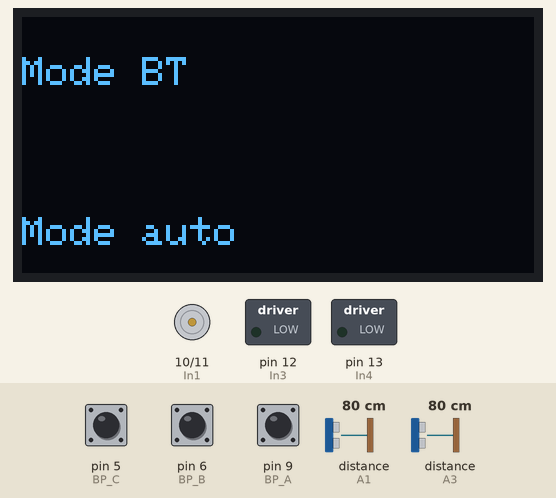
Recording of a sketch running on a simulated Arduino Leonardo, built with avr-gcc and run on an emulated ATmega32U4. Shown: 128×64 one-colour display, motor-driver pin pairs drawn as motors (green arrow = first pin HIGH = forward, orange = second pin HIGH = backward, longer = more drive), switched loads named in the sketch (green lamp = pin HIGH). Inputs (shaded band) come from the test bench; at power-on: pin 5 (BP_C) HIGH, pin 6 (BP_B) HIGH, pin 9 (BP_A) HIGH, distance to the obstacle (sensors on A1, A3) 80 cm. The echo pulse lasts 58.3 µs per cm; pins used as bus, display or sensor lines are not drawn.

Above: at 0.9 s.
1.0 s: pin 5 (BP_C) pulled LOW for 1 s
At 1.4 s:
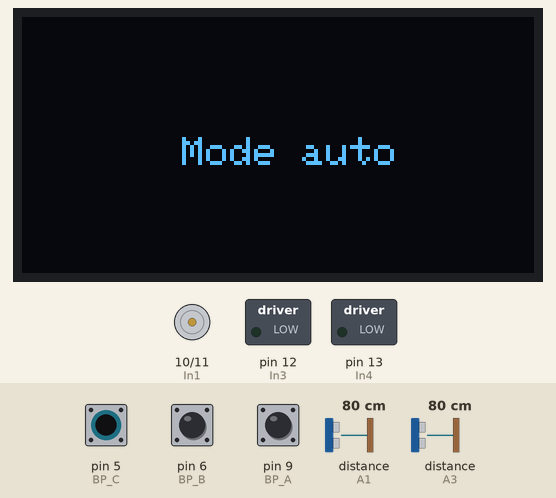
At 3.2 s:
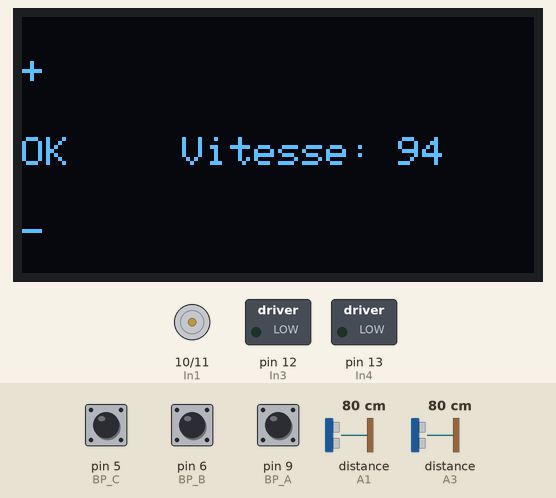
3.5 s: pin 6 (BP_B) pulled LOW for 0.15 s
At 4.3 s:
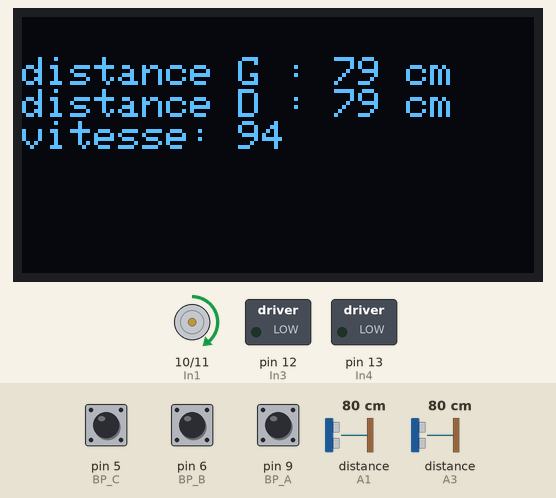
Timing chart, 0 to 6.5 s (numbered marks = the images above; inputs shaded):
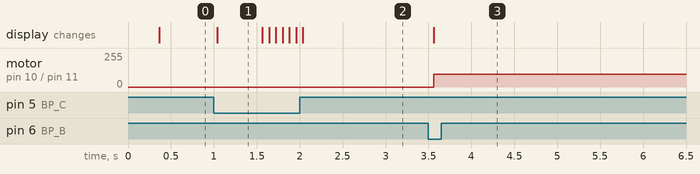

The sketch:

5eme_robot-1.ino
```cpp
/*-------------------------------------------------------------------
fichier: robot_5eme
nom: Nasir Afzal
Matériel: Feather M0 Express + écran OLED Feather + driver moteur + capteur ultrason HC-SR04
date: 09-04-2025
---------------------------------------------------------------------*/

//------------------------------------------------------------------
// Inclusion des bibliothèques nécessaires
#include <Adafruit_SH110X.h>  // Librairie pour l'écran OLED
//------------------------------------------------------------------

//------------------------------------------------------------------
// Définition de l'objet "display" pour contrôler l'écran OLED
Adafruit_SH1107 display = Adafruit_SH1107(64, 128, &Wire);  // Initialisation de l'écran OLED 128x64 pixels
//------------------------------------------------------------------

//------------------------------------------------------------------
// Définition des broches (pins) utilisées pour les capteurs et actionneurs
#define trig_pin_G A0  // Broche de déclenchement du capteur ultrason gauche
#define echo_pin_G A1  // Broche d'écho du capteur ultrason gauche
#define trig_pin_D A2  // Broche de déclenchement du capteur ultrason droit
#define echo_pin_D A3  // Broche d'écho du capteur ultrason droit

// Broches des boutons
#define BP_B 6  // Bouton B
#define BP_C 5  // Bouton C
#define BP_A 9  // Bouton A

// Broches des moteurs
#define In1 10  // Contrôle du moteur gauche (avant)
#define In2 11  // Contrôle du moteur gauche (arrière)
#define In3 12  // Contrôle du moteur droit (avant)
#define In4 13  // Contrôle du moteur droit (arrière)

//------------------------------------------------------------------
// Variables globales
unsigned long impulsion_G, impulsion_D;  // Durée des impulsions des capteurs ultrasons
unsigned int distance_G, distance_D;     // Distances mesurées par les capteurs ultrasons
int vitesse = 100, Mode = 0, Obstacle = 5;  // Vitesse initiale, mode de fonctionnement, seuil d'obstacle
//------------------------------------------------------------------

//------------------------------------------------------------------
// Fonctions de contrôle des moteurs
void avancer() {
  analogWrite(In1, vitesse);  // Active le moteur gauche pour avancer
  digitalWrite(In2, LOW);

  analogWrite(In3, vitesse);  // Active le moteur droit pour avancer
  digitalWrite(In4, LOW);
}

void reculer() {
  analogWrite(In1, 0);        // Désactive le moteur gauche pour reculer
  digitalWrite(In2, HIGH);

  analogWrite(In3, 0);        // Désactive le moteur droit pour reculer
  digitalWrite(In4, HIGH);
}

void gauche() {
  analogWrite(In1, vitesse);  // Fait tourner le moteur gauche vers l'arrière
  digitalWrite(In2, LOW);

  analogWrite(In3, vitesse);  // Fait tourner le moteur droit vers l'avant
  digitalWrite(In4, HIGH);
}

void droite() {
  analogWrite(In1, 0);        // Fait tourner le moteur gauche vers l'avant
  digitalWrite(In2, HIGH);

  analogWrite(In3, vitesse);  // Fait tourner le moteur droit vers l'arrière
  digitalWrite(In4, LOW);
}

void arret() {
  analogWrite(In1, 0);        // Arrête le moteur gauche
  digitalWrite(In2, LOW);

  analogWrite(In3, 0);        // Arrête le moteur droit
  digitalWrite(In4, LOW);
}
//------------------------------------------------------------------

//------------------------------------------------------------------
void setup() {
  Serial.begin(9600);      // Initialise la communication série pour le moniteur série
  Serial1.begin(9600);     // Initialise la communication série pour le module Bluetooth HC-08

  // Configuration des broches des capteurs ultrasons
  pinMode(trig_pin_D, OUTPUT);
  pinMode(echo_pin_D, INPUT);

  pinMode(trig_pin_G, OUTPUT);
  pinMode(echo_pin_G, INPUT);

  // Configuration des broches des boutons
  pinMode(BP_A, INPUT_PULLUP);
  pinMode(BP_B, INPUT_PULLUP);
  pinMode(BP_C, INPUT_PULLUP);

  // Configuration des broches des moteurs
  pinMode(In1, OUTPUT);
  pinMode(In2, OUTPUT);
  pinMode(In3, OUTPUT);
  pinMode(In4, OUTPUT);

  // Initialisation de l'écran OLED
  display.begin(0x3C, true);  // Adresse I2C de l'écran
  display.clearDisplay();
  display.display();
  display.setRotation(1);  // Rotation de l'écran
  display.setTextSize(1);  // Taille du texte
  display.setTextColor(SH110X_WHITE);  // Couleur du texte

  // Menu principal pour sélectionner le mode de fonctionnement
  while (Mode == 0) {
    display.clearDisplay();
    display.setCursor(0, 10);
    display.println("Mode BT");  // Option : Mode Bluetooth
    display.setCursor(0, 50);
    display.println("Mode auto");  // Option : Mode automatique
    display.display();

    // Sélection du mode via les boutons
    if (digitalRead(BP_A) == LOW) {  // Appui sur le bouton A pour le mode Bluetooth
      Mode = 1;  // Mode Bluetooth activé
      display.clearDisplay();
      display.setCursor(40, 30);
      display.println("Mode BT");
      display.display();
      delay(500);
    }
    else if (digitalRead(BP_C) == LOW) {  // Appui sur le bouton C pour le mode automatique
      Mode = 2;  // Mode automatique activé
      display.clearDisplay();
      display.setCursor(40, 30);
      display.println("Mode auto");
      display.display();
      delay(500);
    }
  }

  // Réglage de la vitesse si le mode automatique ou Bluetooth est sélectionné
  if (Mode == 2 || Mode == 1) {
    while (true) {
      display.clearDisplay();
      display.setCursor(0, 10);
      display.println("+");  // Augmenter la vitesse

      display.setCursor(0, 50);
      display.println("-");  // Diminuer la vitesse

      display.setCursor(40, 30);
      display.printf("Vitesse: %d", vitesse);  // Affichage de la vitesse actuelle

      display.setCursor(0, 30);
      display.println("OK");  // Valider la vitesse
      display.display();

      // Modification de la vitesse via les boutons
      if (digitalRead(BP_A) == LOW) {  // Bouton A pour augmenter la vitesse
        vitesse++;
      }
      else if (digitalRead(BP_C) == LOW) {  // Bouton C pour diminuer la vitesse
        vitesse--;
      }
      else if (digitalRead(BP_B) == LOW) {  // Bouton B pour valider et sortir
        break;
      }

      delay(50);  // Attente pour éviter les rebonds
    }
  }
}
//------------------------------------------------------------------

//------------------------------------------------------------------
void loop() {
  if (Mode == 2) {
    // ------ Mode automatique -------
    display.clearDisplay();

    // Lecture des distances des capteurs ultrasons
    digitalWrite(trig_pin_D, HIGH);
    delayMicroseconds(10);
    digitalWrite(trig_pin_D, LOW);
    impulsion_D = pulseIn(echo_pin_D, HIGH, 30000);
    distance_D = (impulsion_D * 0.034) / 2;  // Calcul de la distance pour le capteur droit

    digitalWrite(trig_pin_G, HIGH);
    delayMicroseconds(10);
    digitalWrite(trig_pin_G, LOW);
    impulsion_G = pulseIn(echo_pin_G, HIGH, 30000);
    distance_G = (impulsion_G * 0.034) / 2;  // Calcul de la distance pour le capteur gauche

    // Affichage des distances et de la vitesse sur l'écran
    display.setTextSize(1);
    display.setCursor(0, 10);
    display.printf("distance G : %d cm\n", distance_G);  // Distance gauche
    display.printf("distance D : %d cm\n", distance_D);  // Distance droite
    display.printf("vitesse: %d\n", vitesse);  // Vitesse actuelle
    display.display();

    // Détection d'obstacles et prise de décision
    if (distance_G < Obstacle && distance_D >= Obstacle) {
      droite();  // Tourner à droite si obstacle à gauche
    } else if (distance_D < Obstacle && distance_G >= Obstacle) {
      gauche();  // Tourner à gauche si obstacle à droite
    } else if (distance_D < Obstacle && distance_G < Obstacle) {
      reculer();  // Reculer si obstacles devant
    } else {
      avancer();  // Avancer si aucune détection d'obstacle
    }
  }

  else if (Mode == 1) {
    // ------ Mode Bluetooth -------
    if (Serial1.available()) {
      char commande = Serial1.read();  // Lecture de la commande reçue via Bluetooth

      Serial.print("Commande reçue : ");
      Serial.println(commande);

      // Affichage de la commande sur l'écran
      display.clearDisplay();
      display.setCursor(10, 30);
      display.setTextSize(2);
      display.printf("Cmd: %c", commande);
      display.display();

      // Traitement de la commande
      switch (commande) {
        case 'U': avancer(); break;  // Avancer
        case 'D': reculer(); break;  // Reculer
        case 'L': gauche(); break;   // Tourner à gauche
        case 'R': droite(); break;   // Tourner à droite
        case 'A': arret(); break;    // Arrêter
        default: arret(); break;     // Par défaut, arrêt
      }
    }
  }
}
//------------------------------------------------------------------
```

Measured:
- after the input at 1.0 s, the display: changes at once (image 1)
- after the input at 3.5 s, motor on pin 10 (In1) / pin 11 (In2): stopped → forward 94/255 after 0.06 s; the display: changes after 0.06 s (image 3)
- what the display in image 1 shows lasts 0.6 s, from 1.0 s to 1.6 s
